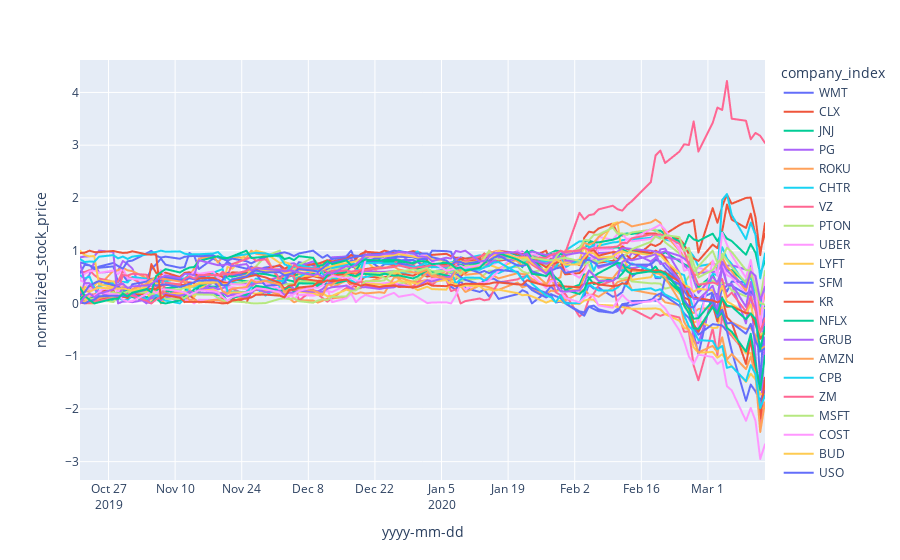

Notebook code for this chart:
### Code cell
fig = px.line(company_data_daily_normalized_stacked, x="yyyy-mm-dd", 
              y='normalized_stock_price', line_group='company_index')
fig.show()
